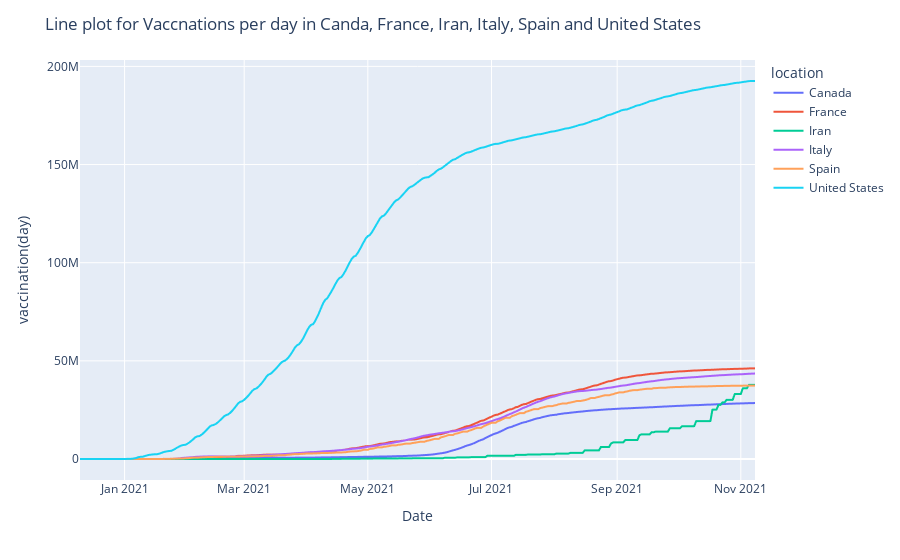

Notebook code cell kept with this figure:
### Code cell
fig_5 = px.line(country, x='date', 
                y='new_vaccinations', 
                color='location', 
                line_group='location', 
                hover_name='location',
                range_x=['2020-12-10','2021-11-08'])

fig_5.update_layout(title="Line plot for Vaccnations per day in Canda, France, Iran, Italy, Spain and United States",
                 xaxis_title="Date",
                 yaxis_title="vaccination(day)")
fig_5.show()

### Figure 1 — Plotly figure (JSON) as saved in the notebook; plotly's stock layout.template omitted (floating-point values rounded to 4 significant figures; data arrays with more than 128 entries replaced by an {"elided": "..."} marker saying what was removed)
{"data": [{"hovertemplate": "<b>%{hovertext}</b><br><br>location=Canada<br>date=%{x}<br>new_vaccinations=%{y}<extra></extra>", "hovertext": {"elided": "333 str values"}, "legendgroup": "Canada", "line": {"color": "#636efa", "dash": "solid"}, "marker": {"symbol": "circle"}, "mode": "lines", "name": "Canada", "showlegend": true, "type": "scattergl", "x": {"elided": "333 str values"}, "xaxis": "x", "y": {"elided": "333 int values"}, "yaxis": "y"}, {"hovertemplate": "<b>%{hovertext}</b><br><br>location=France<br>date=%{x}<br>new_vaccinations=%{y}<extra></extra>", "hovertext": {"elided": "655 str values"}, "legendgroup": "France", "line": {"color": "#EF553B", "dash": "solid"}, "marker": {"symbol": "circle"}, "mode": "lines", "name": "France", "showlegend": true, "type": "scattergl", "x": {"elided": "655 str values"}, "xaxis": "x", "y": {"elided": "655 int values"}, "yaxis": "y"}, {"hovertemplate": "<b>%{hovertext}</b><br><br>location=Iran<br>date=%{x}<br>new_vaccinations=%{y}<extra></extra>", "hovertext": {"elided": "629 str values"}, "legendgroup": "Iran", "line": {"color": "#00cc96", "dash": "solid"}, "marker": {"symbol": "circle"}, "mode": "lines", "name": "Iran", "showlegend": true, "type": "scattergl", "x": {"elided": "629 str values"}, "xaxis": "x", "y": {"elided": "629 int values"}, "yaxis": "y"}, {"hovertemplate": "<b>%{hovertext}</b><br><br>location=Italy<br>date=%{x}<br>new_vaccinations=%{y}<extra></extra>", "hovertext": {"elided": "648 str values"}, "legendgroup": "Italy", "line": {"color": "#ab63fa", "dash": "solid"}, "marker": {"symbol": "circle"}, "mode": "lines", "name": "Italy", "showlegend": true, "type": "scattergl", "x": {"elided": "648 str values"}, "xaxis": "x", "y": {"elided": "648 int values"}, "yaxis": "y"}, {"hovertemplate": "<b>%{hovertext}</b><br><br>location=Spain<br>date=%{x}<br>new_vaccinations=%{y}<extra></extra>", "hovertext": {"elided": "647 str values"}, "legendgroup": "Spain", "line": {"color": "#FFA15A", "dash": "solid"}, "marker": {"symbol": "circle"}, "mode": "lines", "name": "Spain", "showlegend": true, "type": "scattergl", "x": {"elided": "647 str values"}, "xaxis": "x", "y": {"elided": "647 int values"}, "yaxis": "y"}, {"hovertemplate": "<b>%{hovertext}</b><br><br>location=United States<br>date=%{x}<br>new_vaccinations=%{y}<extra></extra>", "hovertext": {"elided": "657 str values"}, "legendgroup": "United States", "line": {"color": "#19d3f3", "dash": "solid"}, "marker": {"symbol": "circle"}, "mode": "lines", "name": "United States", "showlegend": true, "type": "scattergl", "x": {"elided": "657 str values"}, "xaxis": "x", "y": {"elided": "657 int values"}, "yaxis": "y"}], "layout": {"legend": {"title": {"text": "location"}, "tracegroupgap": 0}, "margin": {"t": 60}, "title": {"text": "Line plot for Vaccnations per day in Canda, France, Iran, Italy, Spain and United States"}, "xaxis": {"anchor": "y", "domain": [0, 1], "range": ["2020-12-10", "2021-11-08"], "title": {"text": "Date"}}, "yaxis": {"anchor": "x", "domain": [0, 1], "title": {"text": "vaccination(day)"}}}}
